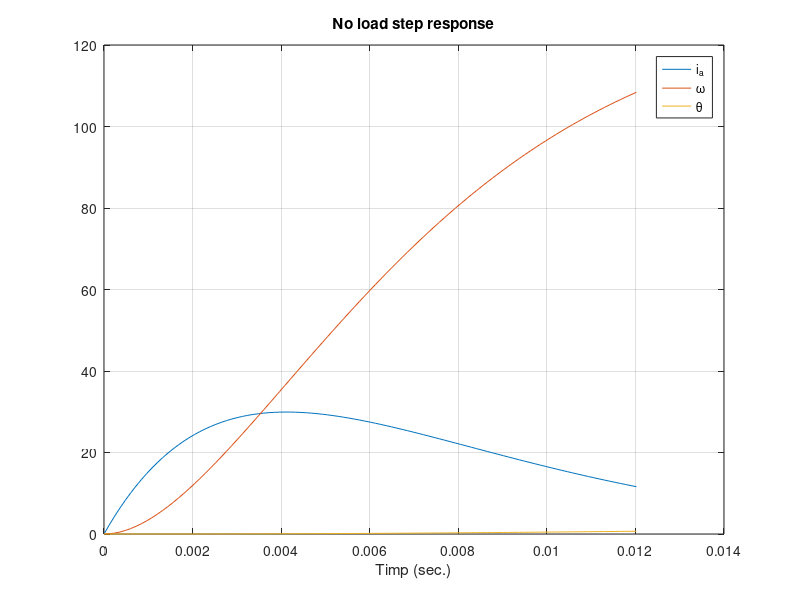
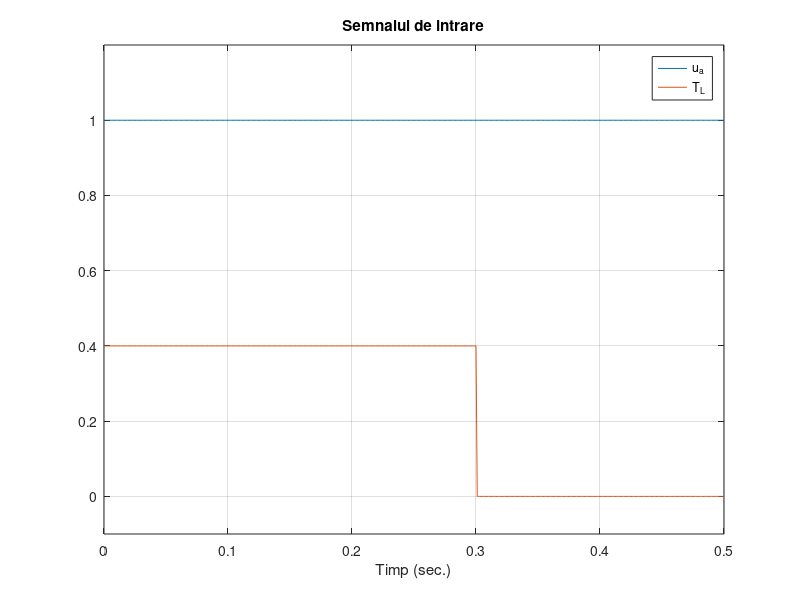
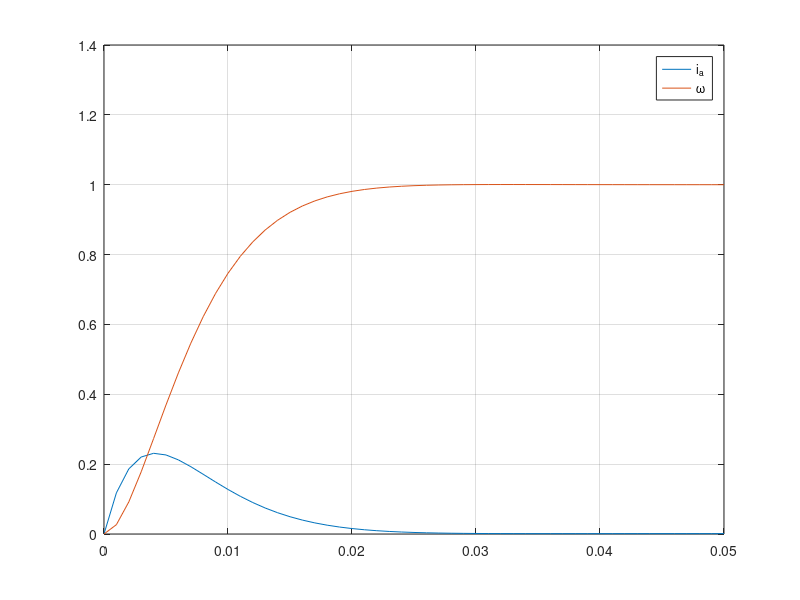

Here is the MATLAB script that generated these plots, in order:
clear variables

%Handling state space model using Matlab

Ra=0.92; La=2e-3; Ke=0.2960; Kt=0.2939; Bf=3.35e-4;J=7.01e-4;Kpwm=38.4615;

A=[-Ra/La, -Ke/La, 0; Kt/J, -Bf/J, 0;0, 1, 0];
B=[Kpwm/La, 0; 0 -1/J; 0 0];
C=[0, 1, 0];
D=[0, 0];

Tmax=max(real(abs(1/eig(A))));
% the highest time constant
T_stationar=6*Tmax; 
pas=T_stationar/100;
t=0:pas:T_stationar;

ua=ones(1,length(t));Tl=ua*0;
u=[ua;Tl];

sist=ss(A,B,C,D);
[y,t,x]=lsim(sist,u,t,[0, 0, 0]);

figure,
plot(t,x); grid 
legend('i_a','\omega','\theta')
xlabel('Timp (sec.)');title('No load step response')


% BDC Motor under load variations conditions

t=0:1e-3:0.5;
ua=ones(1,length(t));
Tl1=0.1;Tl2=0.3;
Tl=0.4*(zeros(1,length(t))+t<=Tl2);
u=[ua;Tl];
figure,
plot(t,u');grid;
axis([0 0.5 -0.1 1.2]);
legend('u_a','T_L');
title('Semnalul de intrare');
xlabel('Timp (sec.)');


% Speed control

A=[-Ra/La, -Ke/La; Kt/J, -Bf/J];
B=[Kpwm/La, 0; 0 -1/J];
C=[0, 1];
D=[0, 0];

sist=ss(A,B,C,D);
t=0:1e-3:0.05;
u=[ones(1,length(t));zeros(1,length(t))];
Fx=inv((C*inv(-A)*B(:,1)));
[y,t,x]=lsim(sist,u*Fx,t);
figure,
plot(t,x);
legend('i_a','\omega');grid

p=eig(A)+eig(A)/10;
Kx=acker(A,B(:,1),p)